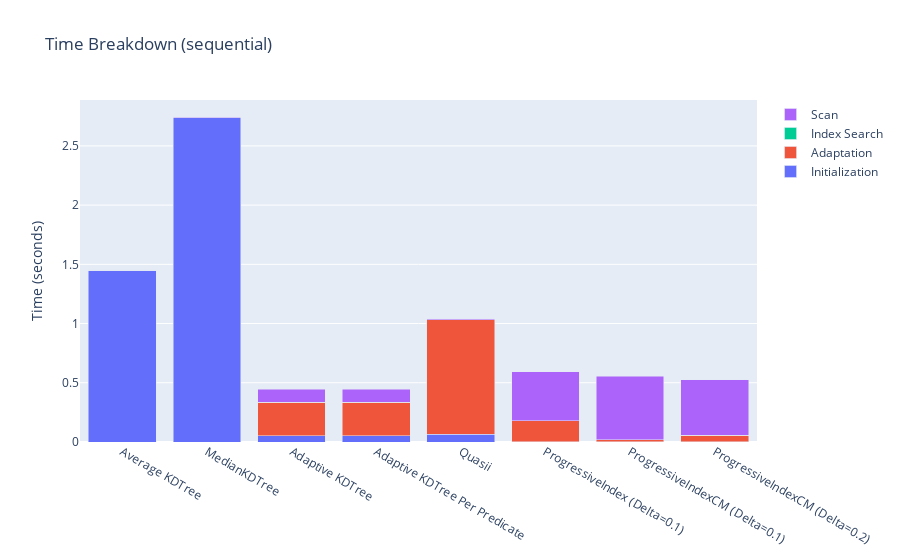

Notebook cell for this chart:
### Code cell
experiment = 'sequential'
n_rows = '10000000'
n_queries = '3000'
n_cols = '2'
sel='0.01'

def break_down(values):
    dfs = np.array(values)[:,0]
    names = np.array(values)[:,1]
    fig = go.Figure()
    initializations = np.array([x['initialization_time'].sum() for x in dfs])
    adaptation = np.array([x['adaptation_time'].sum() for x in dfs])
    search = np.array([x['index_search_time'].sum() for x in dfs])
    scan = np.array([x['scan_time'].sum() for x in dfs])
    
    fig = go.Figure(data=[
        go.Bar(name='Initialization', x=names, y=initializations),
        go.Bar(name='Adaptation', x=names, y=adaptation),
        go.Bar(name='Index Search', x=names, y=search),
        go.Bar(name='Scan', x=names, y=scan),
    ])
    
    # Change the bar mode
    fig.update_layout(barmode='stack')
    fig.update_layout(title=f'Time Breakdown ({experiment})',
                   yaxis_title='Time (seconds)')
    fig.show()

break_down([
[read_df(files['AverageKDTree'], '0.0', '1024', experiment, n_rows, n_queries, n_cols, sel), 'Average KDTree'],
[read_df(files['MedianKDTree'], '0.0', '1024', experiment, n_rows, n_queries, n_cols, sel), 'MedianKDTree'],
[read_df(files['CrackingKDTree'], '0.0', '1024', experiment, n_rows, n_queries, n_cols, sel), 'Adaptive KDTree'],
[read_df(files['CrackingKDTreePerDimension'], '0.0', '1024', experiment, n_rows, n_queries, n_cols, sel), 'Adaptive KDTree Per Predicate'],
[read_df(files['Quasii'], '0.0', '1024', experiment, n_rows, n_queries, n_cols, sel), 'Quasii'],
[read_df(files['ProgressiveIndex'], '0.1', '1024', experiment, n_rows, n_queries, n_cols, sel), 'ProgressiveIndex (Delta=0.1)'],
# [read_df(files['ProgressiveIndex'], '0.2', '1024', experiment, n_rows, n_queries, n_cols, sel), 'ProgressiveIndex (Delta=0.2)'],
# [read_df(files['ProgressiveIndex'], '0.5', '1024', experiment, n_rows, n_queries, n_cols, sel), 'ProgressiveIndex (Delta=0.5)'],
[read_df(files['ProgressiveIndexCostModel'], '0.1', '1024', experiment, n_rows, n_queries, n_cols, sel), 'ProgressiveIndexCM (Delta=0.1)'],
[read_df(files['ProgressiveIndexCostModel'], '0.2', '1024', experiment, n_rows, n_queries, n_cols, sel), 'ProgressiveIndexCM (Delta=0.2)'],
# [read_df(files['FullScanCandidateList'], '0.0', '0', experiment, n_rows, n_queries, n_cols, sel), 'Full Scan Candidate List'],
])

### Figure 1 — Plotly figure (JSON) as saved in the notebook; plotly's stock layout.template omitted (floating-point values rounded to 4 significant figures)
{"data": [{"name": "Initialization", "type": "bar", "x": ["Average KDTree", "MedianKDTree", "Adaptive KDTree", "Adaptive KDTree Per Predicate", "Quasii", "ProgressiveIndex (Delta=0.1)", "ProgressiveIndexCM (Delta=0.1)", "ProgressiveIndexCM (Delta=0.2)"], "y": [1.45, 2.737, 0.0515, 0.05185, 0.06716, 4.5e-05, 4.5e-05, 4.4e-05]}, {"name": "Adaptation", "type": "bar", "x": ["Average KDTree", "MedianKDTree", "Adaptive KDTree", "Adaptive KDTree Per Predicate", "Quasii", "ProgressiveIndex (Delta=0.1)", "ProgressiveIndexCM (Delta=0.1)", "ProgressiveIndexCM (Delta=0.2)"], "y": [0, 0, 0.2849, 0.2853, 0.9659, 0.1792, 0.01849, 0.05603]}, {"name": "Index Search", "type": "bar", "x": ["Average KDTree", "MedianKDTree", "Adaptive KDTree", "Adaptive KDTree Per Predicate", "Quasii", "ProgressiveIndex (Delta=0.1)", "ProgressiveIndexCM (Delta=0.1)", "ProgressiveIndexCM (Delta=0.2)"], "y": [0.000222, 0.000226, 9e-05, 7.2e-05, 0.000131, 0, 0, 0]}, {"name": "Scan", "type": "bar", "x": ["Average KDTree", "MedianKDTree", "Adaptive KDTree", "Adaptive KDTree Per Predicate", "Quasii", "ProgressiveIndex (Delta=0.1)", "ProgressiveIndexCM (Delta=0.1)", "ProgressiveIndexCM (Delta=0.2)"], "y": [0.00553, 0.005965, 0.1069, 0.107, 0.008378, 0.4127, 0.537, 0.4687]}], "layout": {"barmode": "stack", "title": {"text": "Time Breakdown (sequential)"}, "yaxis": {"title": {"text": "Time (seconds)"}}}}
